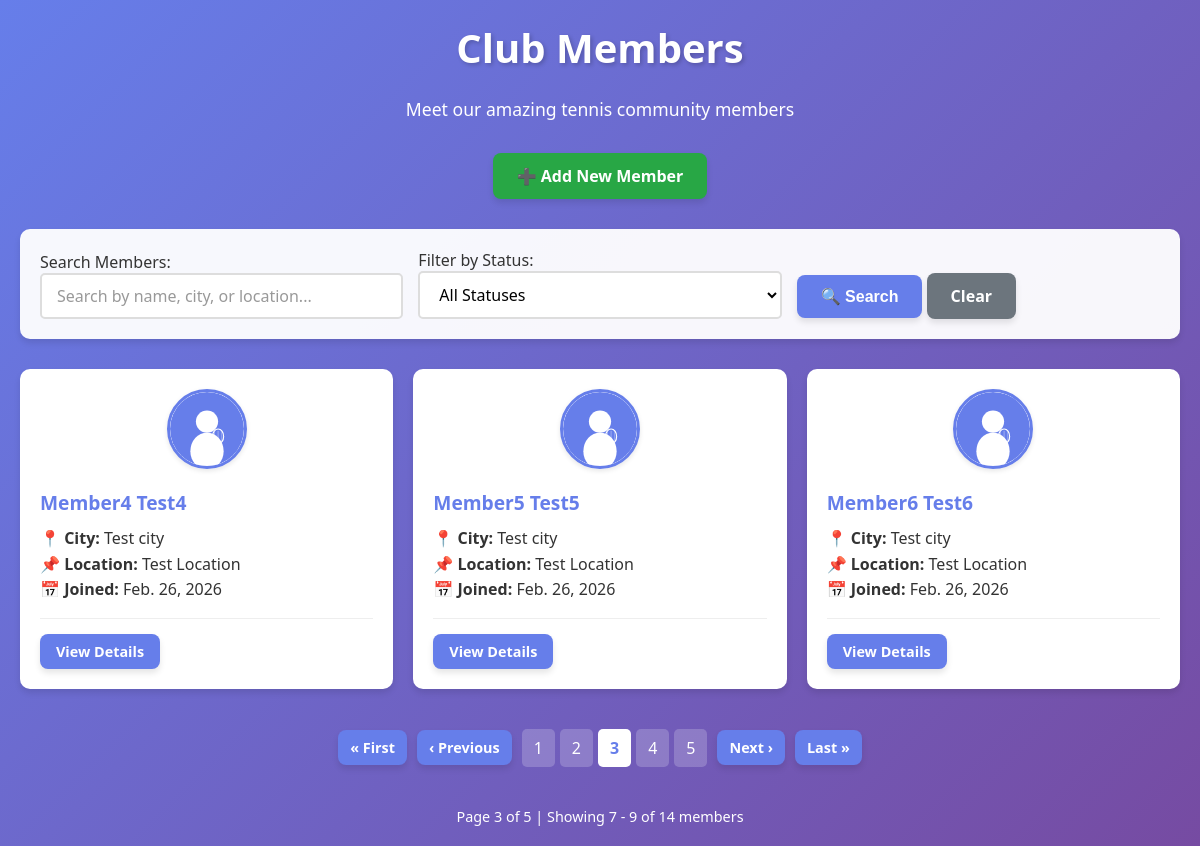
The app's page /members/?page=3 with its own data.
### club/models.py (models this page shows, shortened)
class Names(models.Model):
   class Status(models.TextChoices):
      NOT_PLAYED = "NPL", "Not_Played"
      PLAYED = "PL", "Played"
   firstname = models.CharField(max_length=250, default='Unknown')
   lastname = models.CharField(max_length=250, default='Member')
   phoneNumber = models.CharField(max_length=15, default='000-000-0000')
   email = models.EmailField(unique=True, blank=True, null=True)
   slug = models.SlugField(max_length=500, unique=True, blank=True)
   city = models.CharField(max_length=250, default='Not specified')
   location = models.CharField(max_length=250, default='Not specified')
   date_joined = models.DateField(auto_now_add=True) #(auto_now_add=True) adds the date when an object is created
   date_updated = models.DateField(null=True) # (auto_now=True) updates the date when object is updated
   date_started = models.DateField(default=timezone.now) #(db_default=Now()) uses db computed value for the date, same purpose as doing the (default=timezone.now)
   status = models.CharField(
      max_length=4,
      choices=Status,
      default=Status.NOT_PLAYED
   )
   profile_picture = models.ImageField(
       upload_to=member_profile_picture_path,
       validators=[validate_image_file],
       blank=True,
       null=True,
       help_text='Upload a profile picture (JPG, PNG, GIF, WEBP - Max 5MB)'
   )
   class Metadata:
      ordering = ['-date_joined']
   def get_profile_picture_url(self):
      if self.profile_picture and hasattr(self.profile_picture, 'url'):
         return self.profile_picture.url
      return '/static/club/images/default_avatar.svg'

### club/views.py (the view, shortened to what this page needs)
# urls.py: path('members/', views.members, name='members'),
def members(request):
    mymembers = Names.objects.all()
    search_form = MemberSearchForm(request.GET)
    if search_form.is_valid():
        search_query = search_form.cleaned_data.get('search_query')
        status_filter = search_form.cleaned_data.get('status_filter')
        if status_filter:
            mymembers = mymembers.filter(status=status_filter)
    paginator = Paginator(mymembers, 3)
    page_number = request.GET.get('page', 1)
    page = paginator.page(page_number)
    return render(request, 'first.html', {
        'page': page,
        'search_form': search_form,
    })

### club/forms.py
class MemberSearchForm(forms.Form):
    search_query = forms.CharField(
        max_length=100,
        required=False,
        label='Search Members',
        widget=forms.TextInput(attrs={
            'class': 'form-input',
            'placeholder': 'Search by name, city, or location...',
        })
    )
    status_filter = forms.ChoiceField(
        choices=[
            ('', 'All Statuses'),
            ('PL', 'Played'),
            ('NPL', 'Not Played'),
        ],
        required=False,
        label='Filter by Status',
        widget=forms.Select(attrs={
            'class': 'form-select',
        })
    )

### club/templates/first.html (shortened to what this page needs)
{% extends "base.html" %}
{% block content %}
<div class="container">
    <h1>Club Members</h1>
    <p class="text-center text-white mb-3" style="font-size: 1.1rem;">
        Meet our amazing tennis community members
    </p>
    <div class="text-center mb-3">
        <a href="{% url 'club:create-member' %}" class="btn btn-success">➕ Add New Member</a>
    </div>
    <div class="search-form">
        <form method="GET" action="{% url 'club:members' %}">
            <div class="search-form-inline">
                <div class="form-group">
                    {{ search_form.search_query.label_tag }}
                    {{ search_form.search_query }}
                </div>
                <div class="form-group">
                    {{ search_form.status_filter.label_tag }}
                    {{ search_form.status_filter }}
                </div>
                <div class="form-group">
                    <button type="submit" class="btn">🔍 Search</button>
                    <a href="{% url 'club:members' %}" class="btn btn-secondary">Clear</a>
                </div>
            </div>
        </form>
    </div>
    <div class="grid grid-auto">
        {% for member in page %}
        <div class="member-card">
            <div class="member-card-image">
                <img src="{{ member.get_profile_picture_url }}"
                     alt="{{ member.firstname }} {{ member.lastname }}"
                     class="profile-picture-thumbnail">
            </div>
            <h3 class="member-name">{{ member.firstname }} {{ member.lastname }}</h3>
            <p><strong>📍 City:</strong> {{ member.city }}</p>
            <p><strong>📌 Location:</strong> {{ member.location }}</p>
            {% if member.date_joined %}
            <p><strong>📅 Joined:</strong> {{ member.date_joined }}</p>
            {% endif %}
            <div class="card-footer">
                <a href="{% url 'club:member-detail' member.slug %}" class="btn btn-small">View Details</a>
            </div>
        </div>
        {% empty %}
        <div class="white-box text-center" style="grid-column: 1 / -1;">
            <p style="font-size: 1.2rem; color: #666;">No members found. Be the first to join!</p>
        </div>
        {% endfor %}
    </div>
    {% include "pagination.html" %}
</div>
{% endblock %}

### club/static/club/css/style.css (style rules this page uses)
* { margin: 0; padding: 0; box-sizing: border-box; }
body { font-family: 'Segoe UI', Tahoma, Geneva, Verdana, sans-serif; background: linear-gradient(135deg, #667eea 0%, #764ba2 100%); min-height: 100vh; padding: 20px; color: #333; }
h1 { text-align: center; color: white; margin-bottom: 20px; font-size: 2.5rem; text-shadow: 2px 2px 4px rgba(0,0,0,0.2); }
h3 { color: #667eea; margin-bottom: 10px; }
p { line-height: 1.6; }
a { color: #667eea; text-decoration: none; transition: all 0.3s ease; }
.btn { display: inline-block; background: #667eea; color: white; padding: 12px 24px; text-decoration: none; border-radius: 8px; transition: all 0.3s ease; font-weight: 600; box-shadow: 0 4px 6px rgba(0,0,0,0.1); border: none; cursor: pointer; font-size: 1rem; }
.btn-secondary { background: #6c757d; }
.btn-success { background: #28a745; }
.btn-small { font-size: 0.9rem; padding: 8px 16px; }
.container { max-width: 1200px; margin: 0 auto; }
.grid { display: grid; gap: 20px; }
.grid-auto { grid-template-columns: repeat(auto-fill, minmax(300px, 1fr)); }
.card-footer { margin-top: 15px; padding-top: 15px; border-top: 1px solid #eee; }
.member-card { background: white; padding: 20px; border-radius: 10px; box-shadow: 0 4px 6px rgba(0,0,0,0.1); transition: transform 0.3s ease; }
.member-name { color: #667eea; margin-bottom: 10px; font-size: 1.2rem; }
.text-center { text-align: center; }
.text-white { color: white; }
.mb-3 { margin-bottom: 30px; }
.form-group { margin-bottom: 20px; }
.form-input, .form-select, .form-textarea { width: 100%; padding: 12px 15px; border: 2px solid #e0e0e0; border-radius: 8px; font-size: 1rem; font-family: inherit; transition: border-color 0.3s ease, box-shadow 0.3s ease; background: white; }
.form-input::placeholder { color: #999; }
.search-form { background: rgba(255, 255, 255, 0.95); padding: 20px; border-radius: 10px; margin-bottom: 30px; box-shadow: 0 4px 6px rgba(0,0,0,0.1); }
.search-form .form-group { margin-bottom: 15px; }
.search-form-inline { display: flex; gap: 15px; align-items: flex-end; flex-wrap: wrap; }
.search-form-inline .form-group { flex: 1; min-width: 200px; margin-bottom: 0; }
.form-input, .form-select { width: 100%; padding: 10px 15px; border: 2px solid #ddd; border-radius: 5px; font-size: 1rem; transition: border-color 0.3s, box-shadow 0.3s; }
.member-card-image { text-align: center; margin-bottom: 15px; }
.profile-picture-thumbnail { width: 80px; height: 80px; border-radius: 50%; object-fit: cover; border: 3px solid #667eea; box-shadow: 0 2px 5px rgba(0,0,0,0.1); }

### records on screen
Names: firstname "Member4", lastname "Test4", city "Test city", location "Test Location", date_joined "Feb. 26, 2026"
Names: firstname "Member5", lastname "Test5", city "Test city", location "Test Location", date_joined "Feb. 26, 2026"
Names: firstname "Member6", lastname "Test6", city "Test city", location "Test Location", date_joined "Feb. 26, 2026"

### other values on screen
{{ search_form.search_query.label_tag }} "Search Members:"
{{ search_form.status_filter.label_tag }} "Filter by Status:"
{{ num }} "1" "2" "4" "5"
{{ num }} "3"
{{ page.number }} "3"
{{ page.paginator.num_pages }} "5"
{{ page.start_index }} "7"
{{ page.end_index }} "9"
{{ page.paginator.count }} "14"
